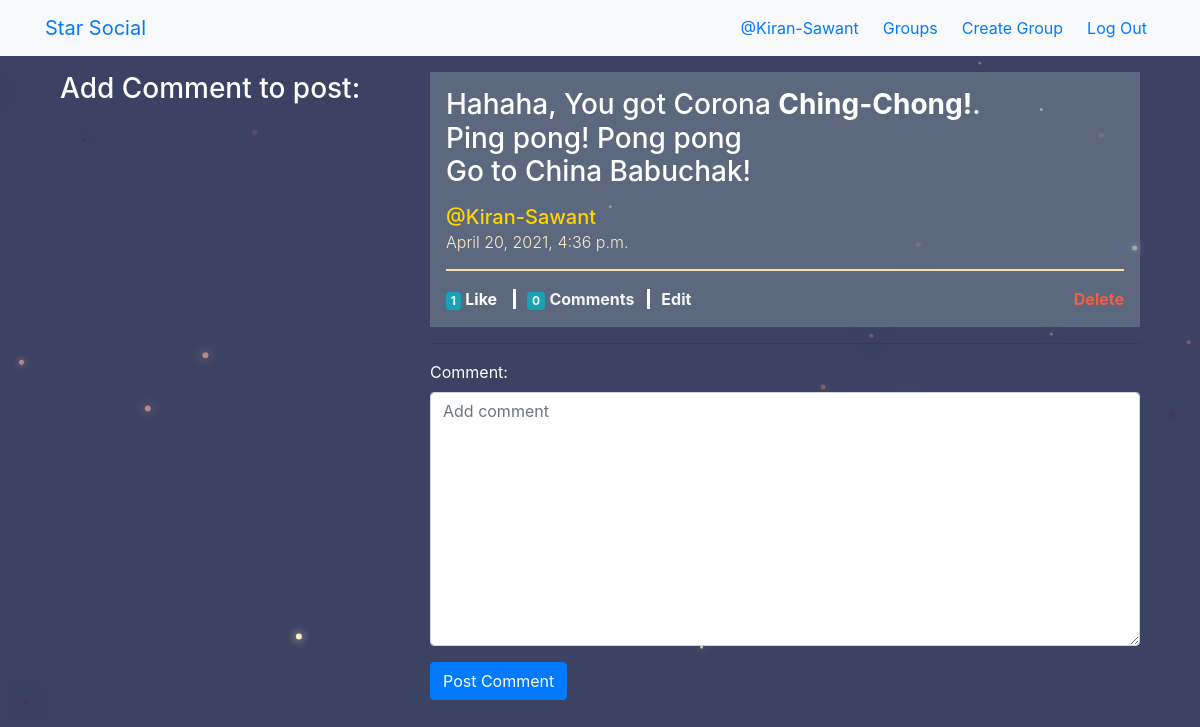
/posts/20/comment/ (signed in), run on the app's committed database.
### posts/models.py (models this page shows, shortened)
class Post(models.Model):
    user            = models.ForeignKey(User, related_name='author', on_delete=models.CASCADE)
    created_on      = models.DateTimeField(auto_now=True)
    message         = models.TextField()
    message_html    = models.TextField(editable=False)
    likes           = models.ManyToManyField(User, related_name='likes', blank=True)
    group           = models.ForeignKey(Group, related_name='groupposts', null=True, blank=True, on_delete=models.CASCADE)
    class Meta:
        ordering = ['-created_on']
        unique_together = ['user', 'message']

### posts/views.py (the view)
# urls.py: re_path(r"^(?P<pk>[\d]+)/comment/$", views.add_commment, name='comment'),
@login_required
def add_commment(request, pk):
    post = get_object_or_404(models.Post, pk=pk)
    if request.method == 'POST':
        form = forms.CommentForm(request.POST)
        if form.is_valid():
            comment = form.save(commit=False)
            comment.post = post             # inserting post in coments post field
            comment.author = request.user
            comment.save()
            return redirect(post, permanent=True)
        else:
            messages.success(request, "Invalid fields!")
    else:
        form = forms.CommentForm()
    return render(request, 'posts/comment_form.html', {'form': form, 'post':post})

### posts/forms.py
class CommentForm(forms.ModelForm):
    class Meta:
        model = Comments
        fields = ('text',)
        widgets = { 'text': forms.Textarea(attrs={'placeholder': 'Add comment'})}
    def __init__(self, *args, **kwargs):
        super().__init__(*args, **kwargs)
        self.fields['text'].label = 'Comment: '

### posts/templates/posts/comment_form.html (shortened to what this page needs)
{% extends 'posts/post_base.html' %}
{% load bootstrap4 %}
{% block prepost %}
    <div class="col-md-4">
        <h3>Add Comment to post:</h3>
    </div>
{% endblock prepost %}
{% block post_content %}
    <div class="col md 8">
        {% include 'posts/_post.html' with post=post %}
        <hr>
        <form method="POST">
            {% bootstrap_form form %}
            <button type="submit" class='btn btn-primary'>Post Comment</button>
        </form>
    </div>
{% endblock post_content %}

### templates/accounts/base.html (shortened to what this page needs)
<!DOCTYPE html>
<html lang="en">
{% load static %}
<head>
    <link rel="stylesheet" href="https://cdn.jsdelivr.net/npm/bootstrap@4.6.0/dist/css/bootstrap.min.css">
    <link rel="stylesheet" href="{% static '/starsocial/CSS/master.css' %}" type="text/CSS">
</head>
<body>
    <nav class="navbar navbar-expand-lg bg-light fixed-top" role='navigation', id='navbar'>
        <div class="container">
            <a class="navbar-brand mynav" href="{% url 'home' %}">Star Social</a>
            <div class="collapse navbar-collapse" id="navbarSupportedContent">
                <ul class="navbar-nav ml-auto">
                    {% if user.is_authenticated %}
                        <li class="nav-item mr-2">
                            <a class="nav-link" href="{% url 'posts:for_user' username=user.username %}">
                                @{{ user.username }}
                            </a>
                        </li>
                        <li class="nav-item mr-2"><a class="nav-link" href="{% url 'groups:all' %}">Groups</a></li>
                        <li class="nav-item mr-2"><a class="nav-link" href="{% url 'groups:create' %}">Create Group</a></li>
                        <li class="nav-item"><a class="nav-link" href="{% url 'accounts:logout' %}">Log Out</a></li>
                    {% else %}
                        <li class="nav-item mr-2"><a class="nav-link" href="{% url 'groups:all' %}">Groups</a></li>
                        <li class="nav-item mr-2"><a class="nav-link" href="{% url 'accounts:login' %}">Log in</a></li>
                        <li class="nav-item"><a class="nav-link" href="{% url 'accounts:signup' %}">Sign Up</a></li>
                    {% endif %}
                </ul>
            </div>
        </div>
    </nav>
    <div class="container mycontent">
        <br><br><br>
        {% block content %}
        {% endblock %}
    </div>
</body>
</html>

### posts/templates/posts/_post.html
<div class="post media mb-3 p-3" style=" background-color: rgba(112, 128, 144, 0.61);">
    <div class="media-body" style="opacity: 100%;">
        {% if not trunc %}
            <h3>{{ post.message_html|safe|truncatechars_html:400 }}</h3>
        {% else %}
            <h3>{{ post.message_html|safe }}</h3>
        {% endif %}
        <h5>
            <span class="username">
                <a style="color: gold;" href="{% url 'posts:for_user'  username=post.user.username %}">
                    @{{post.user.username}}
                </a>
            </span><br>
            <time class="time">
                <a href="{% url 'posts:single' username=post.user.username pk=post.pk %}">
                    <small class="font-weight-light" style="color: blanchedalmond;">{{ post.created_on }}</small>
                </a>
            </time>
        </h5>
        <hr style="border: solid 0.5mm wheat;">
        <div class="mt-3">
            <a href="{% url 'posts:like-toggle' username=post.user.username pk=post.pk %}" style="color: white; padding-right: 3mm;">
                <span class="badge badge-info">{{ post.likes.count }} </span>
                <b>Like{{ post.likes.count|pluralize }}</b>
            </a>
            <a href="{% url 'posts:comment' pk=post.pk %}" style="color: whitesmoke; border-left: solid white; padding-left: 3mm;">
                <span class="badge badge-info">{{ post.comments.count }}</span>
                <b>Comment{{ post.comments.count|pluralize }}</b>
            </a>
            {% if user.is_authenticated and post.user == user and not hide_delete %}
                <a class='ml-2' href="{% url 'posts:post_update' pk=post.pk %}" style="color: whitesmoke; border-left: solid white; padding-left: 3mm;">
                    <b>Edit</b>
                </a>
                <a class="ml-2" href="{% url 'posts:delete' username=post.user.username pk=post.pk %}" title="delete" style="color:rgba(248, 95, 68, 0.945); float: right;">
                   <b>Delete</b>
                </a>
            {% endif %}
        </div>
    </div>
</div>

### static/starsocial/CSS/master.css (style rules this page uses)
body { margin: 0; overflow: scroll; background-color: rgba(2, 10, 53, 0.767); }
nav { position: ; }

### templates/accounts/base.html (style rules this page uses)
body { margin: 0; padding: 0; overflow-y: auto; overflow-x:hidden; color: white; }
.mycontent { z-index: 0; left: 20rem; width: 80em; }

### data on the page
Post: message_html "Hahaha, You got Corona Ching-Chong! . Ping pong! Pong pong Go to China Babuchak!", user.username "Kiran-Sawant", created_on "April 20, 2021, 4:36 p.m.", likes.count "1", comments.count "0"

### other printed values
{{ user.username }} "Kiran-Sawant"
